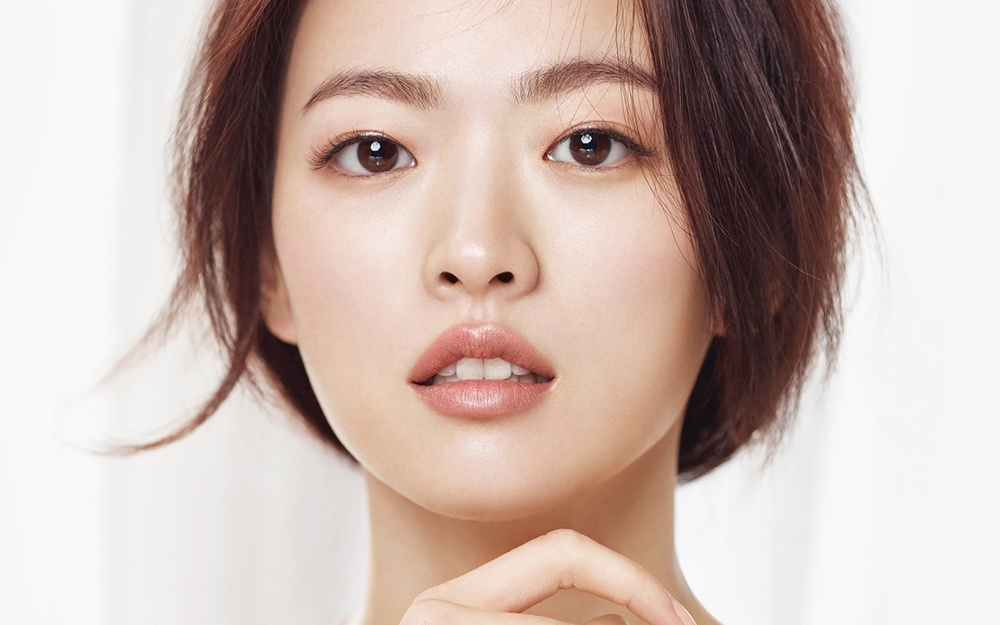
#> input picture project/1.jpg, 1000 x 625 px, shrunk from 1440 x 900 before the run
$ python test.py
#> lines starting #> are read from the running program, lines starting #| are printed output that depends on the picture; after the words box and inside, x2 and y2 are one past the last pixel; in counts of white or black regions, pixels touching at a corner belong together

import cv2
import numpy as np


def remove_shadow(img_rgb):
    rgb_planes = cv2.split(img_rgb)
    result_planes = []
    for plane in rgb_planes:
        dilated_img = cv2.dilate(plane, np.ones((7, 7), np.uint8))
        bg_img = cv2.medianBlur(dilated_img, 21)
        diff_img = 255 - cv2.absdiff(plane, bg_img)
        result_planes.append(diff_img)
        cv2.namedWindow('dilated_img', cv2.WINDOW_NORMAL)
        cv2.imshow('dilated_img', dilated_img)
        cv2.namedWindow('bg_img', cv2.WINDOW_NORMAL)
        cv2.imshow('bg_img', bg_img)
    return cv2.merge(result_planes)


img = cv2.imread('1.jpg')
#> img is the input picture: shape (625, 1000, 3); mean B, G, R 177.1, 184.5, 203.1
result = remove_shadow(cv2.cvtColor(img, cv2.COLOR_BGR2RGB))
#> the loop in remove_shadow, `for plane in rgb_planes:` made 3 passes
#> pass 1, in remove_shadow, `dilated_img = cv2.dilate(plane, np.ones((7, 7), np.uint8))`:
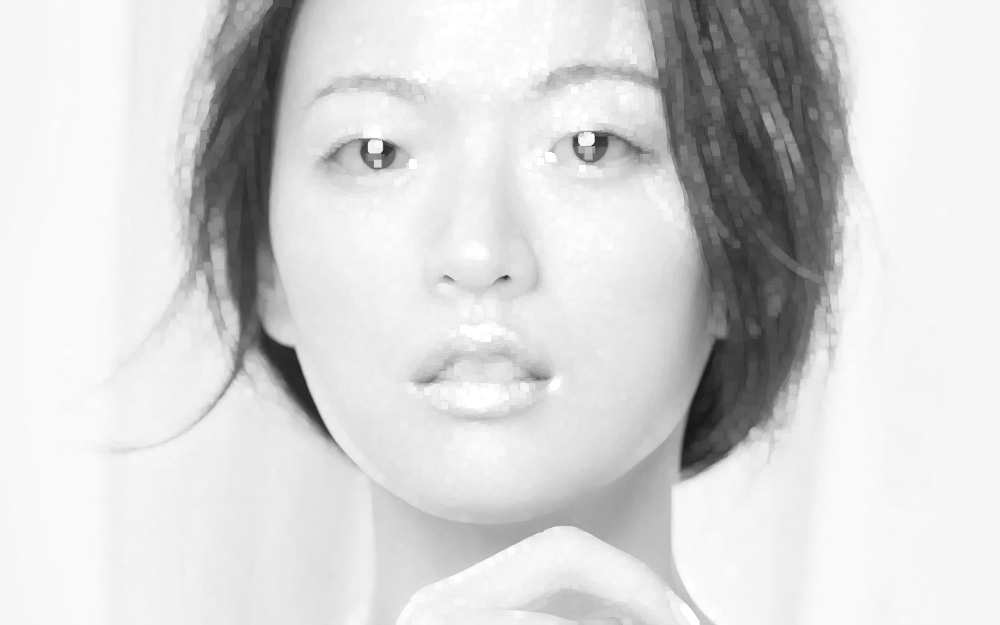
#> dilated_img: shape (625, 1000); min 24, max 255, mean 212.8
#> pass 1, in remove_shadow, `diff_img = 255 - cv2.absdiff(plane, bg_img)`:
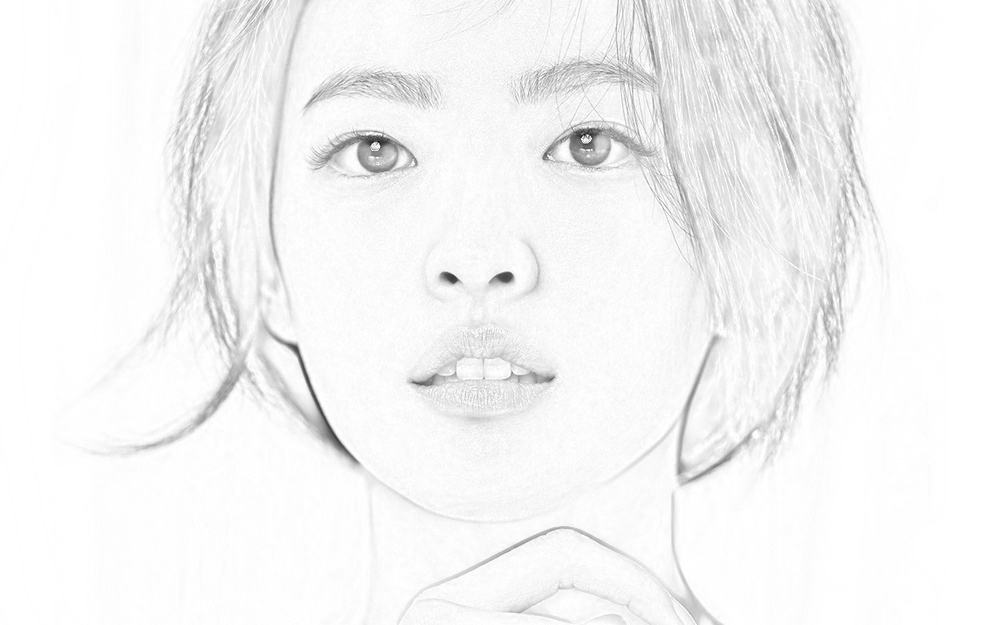
#> diff_img: shape (625, 1000); min 18, max 255, mean 244.8
#> pass 2, in remove_shadow, `dilated_img = cv2.dilate(plane, np.ones((7, 7), np.uint8))`:
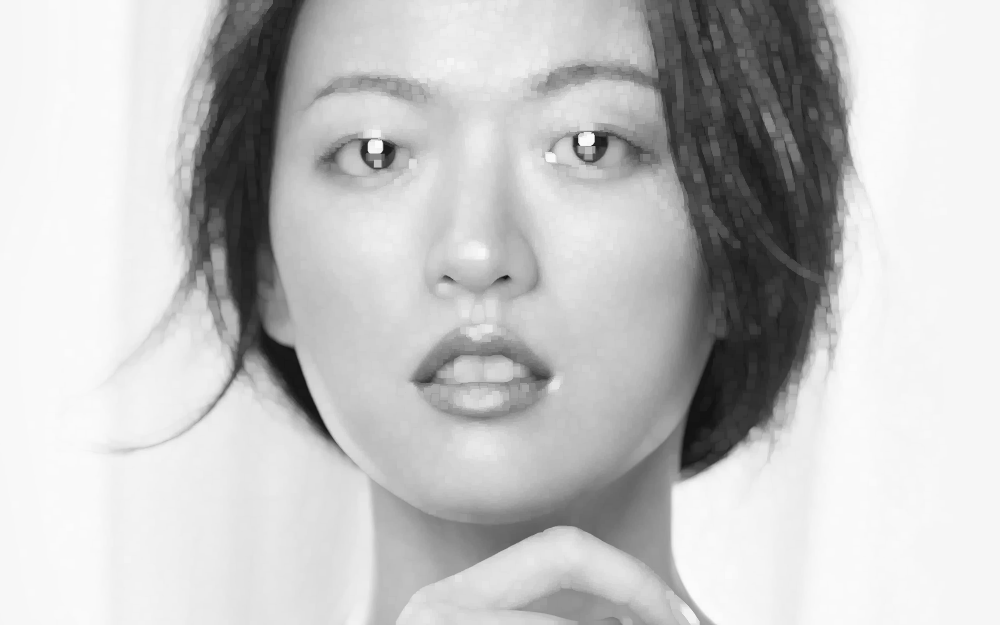
#> dilated_img: shape (625, 1000); min 18, max 251, mean 194.8
#> after the loop in remove_shadow, `for plane in rgb_planes:`:
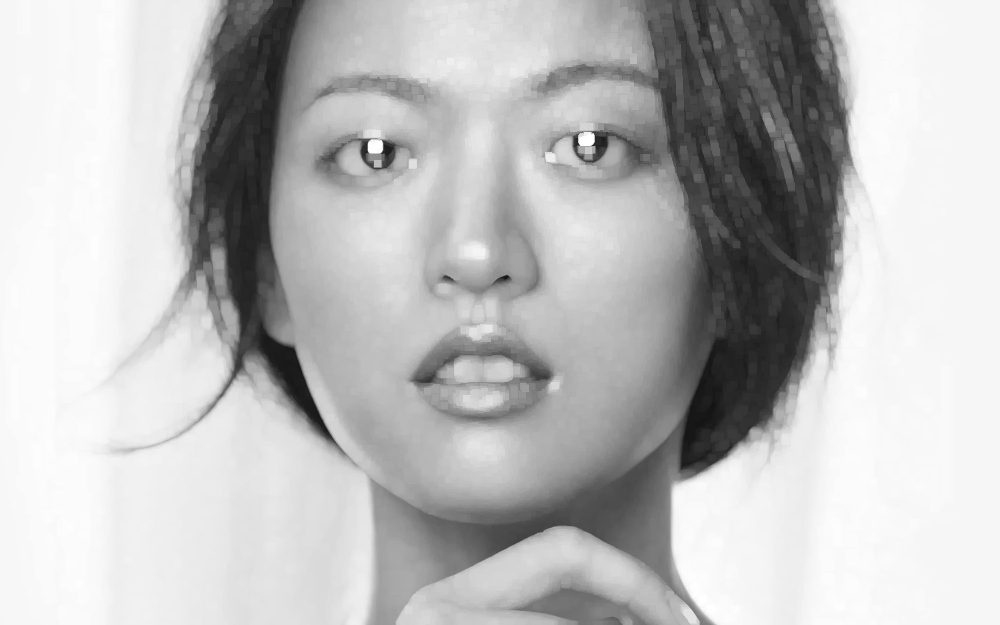
#> dilated_img: shape (625, 1000); min 19, max 255, mean 187.8
#> after the loop in remove_shadow, `for plane in rgb_planes:`: result_planes = 3 items
result2 = remove_shadow(img)
#> the loop in remove_shadow (call 2), `for plane in rgb_planes:` made 3 passes
gray = cv2.cvtColor(result, cv2.COLOR_BGR2GRAY)
gray2 = cv2.cvtColor(result, cv2.COLOR_BGR2GRAY)
_, thres = cv2.threshold(gray, 0, 255, cv2.THRESH_BINARY+cv2.THRESH_OTSU)
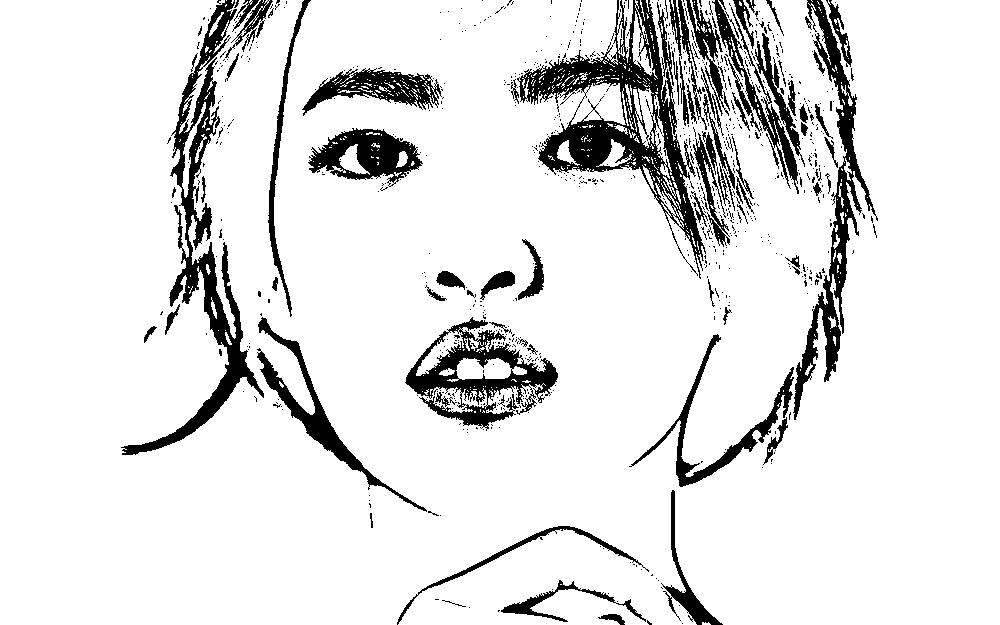
#> thres: shape (625, 1000); 89.1% white; 840 black regions (756 under 20 px), largest, box (x1, y1, x2, y2) and area: (517, 0, 706, 279) 12644, (121, 0, 264, 455) 9579, (793, 0, 878, 420) 6320
_, thres2 = cv2.threshold(gray2, 0, 255, cv2.THRESH_BINARY+cv2.THRESH_OTSU)

cv2.namedWindow('aa', cv2.WINDOW_NORMAL)
cv2.imshow('aa', thres)
cv2.namedWindow('bb', cv2.WINDOW_NORMAL)
cv2.imshow('bb', thres2)
cv2.waitKey(0)
cv2.destroyAllWindows()

$ run again, with project/10.jpg copied over project/1.jpg
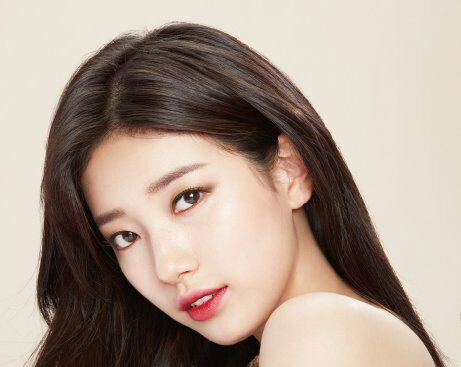
#> input picture project/10.jpg, 461 x 367 px
#> img is the input picture: shape (367, 461, 3); mean B, G, R 144.1, 156.5, 173.5
#> the loop in remove_shadow, `for plane in rgb_planes:` made 3 passes
#> after the loop in remove_shadow, `for plane in rgb_planes:`:
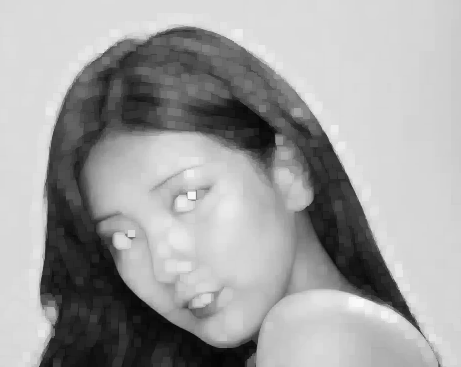
#> dilated_img: shape (367, 461); min 4, max 249, mean 161.5
#> after the loop in remove_shadow, `for plane in rgb_planes:`: result_planes = 3 items
#> the loop in remove_shadow (call 2), `for plane in rgb_planes:` made 3 passes
#> `_, thres = cv2.threshold(gray, 0, 255, cv2.THRESH_BINARY+cv2.THRESH_OT..`:
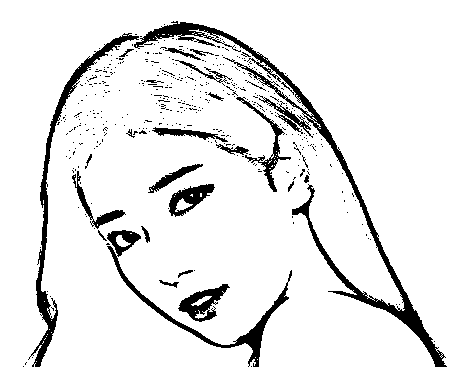
#> thres: shape (367, 461); 90.9% white; 428 black regions (403 under 20 px), largest, box (x1, y1, x2, y2) and area: (134, 21, 447, 367) 5665, (28, 33, 139, 367) 2483, (107, 230, 292, 367) 1990
